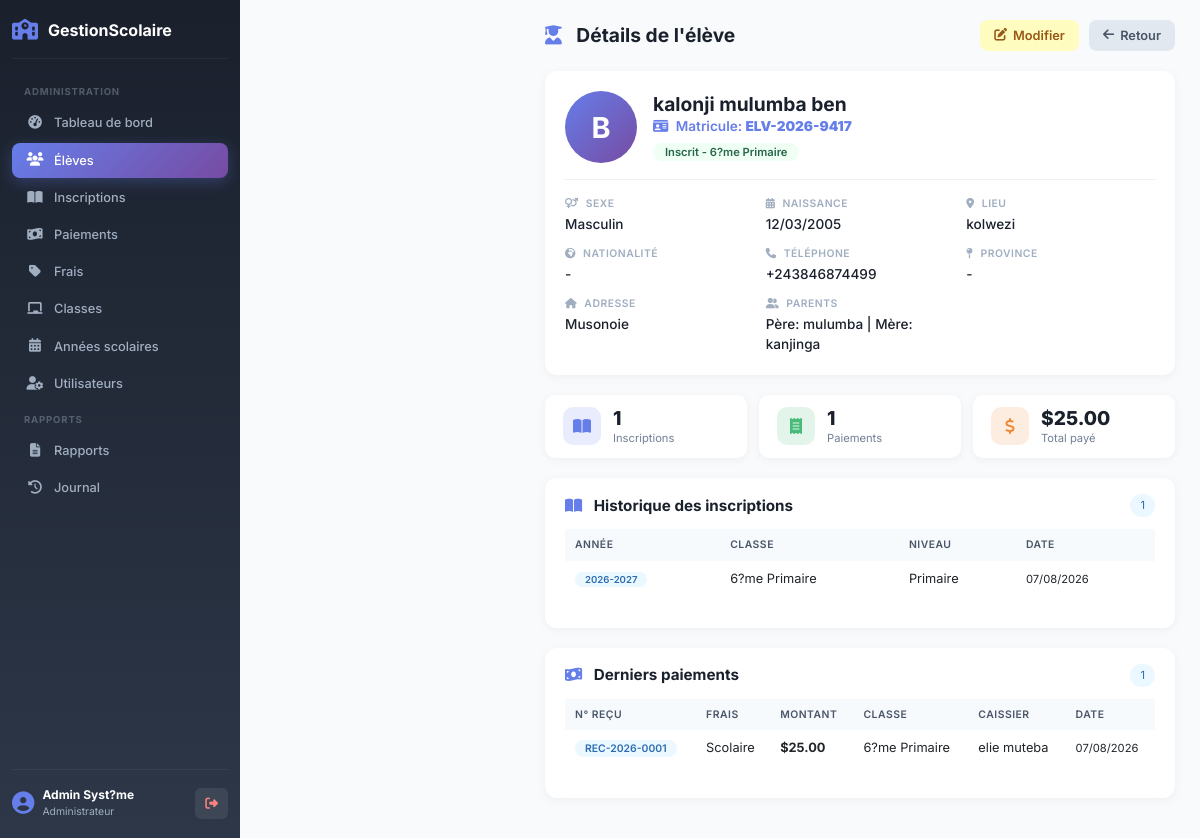
Screenshot of /admin/eleves/voir.php?id=1 (signed in) with the database file from the repository.
### tables this page shows
CREATE TABLE `eleves` (
  `idEleve` int(11) NOT NULL,
  `matricule` varchar(30) NOT NULL,
  `nom` varchar(100) NOT NULL,
  `postNom` varchar(100) DEFAULT NULL,
  `prenom` varchar(100) DEFAULT NULL,
  `lieuNaissance` varchar(100) DEFAULT NULL,
  `sexe` enum('M','F') DEFAULT NULL,
  `dateNaissance` date DEFAULT NULL,
  `adresse` varchar(255) DEFAULT NULL,
  `telephone` varchar(20) DEFAULT NULL,
  `nomPere` varchar(100) DEFAULT NULL,
  `nomMere` varchar(100) DEFAULT NULL,
  `motDePasse` varchar(255) DEFAULT NULL,
  `idUtilisateur` int(11) DEFAULT NULL
);

CREATE TABLE `inscriptions` (
  `idInscription` int(11) NOT NULL,
  `idEleve` int(11) NOT NULL,
  `idClasse` int(11) NOT NULL,
  `idAnnee` int(11) NOT NULL,
  `dateInscription` date NOT NULL,
  `statut` enum('Actif','Termin?') DEFAULT 'Actif'
);

CREATE TABLE `classes` (
  `idClasse` int(11) NOT NULL,
  `nomClasse` varchar(50) NOT NULL,
  `idNiveau` int(11) NOT NULL
);

CREATE TABLE `annees_scolaires` (
  `idAnnee` int(11) NOT NULL,
  `libelle` varchar(20) NOT NULL,
  `annee` varchar(20) DEFAULT NULL,
  `active` tinyint(1) DEFAULT 1
);

CREATE TABLE `niveaux` (
  `idNiveau` int(11) NOT NULL,
  `nomNiveau` varchar(50) NOT NULL,
  `description` text DEFAULT NULL
);

CREATE TABLE `paiements` (
  `idPaiement` int(11) NOT NULL,
  `idInscription` int(11) NOT NULL,
  `idFrais` int(11) NOT NULL,
  `mois` enum('Septembre','Octobre','Novembre','D?cembre','Janvier','F?vrier','Mars','Avril','Mai','Juin','Juillet') DEFAULT NULL,
  `montantPaye` decimal(10,2) NOT NULL,
  `datePaiement` datetime DEFAULT current_timestamp(),
  `idCaissier` int(11) NOT NULL,
  `numeroRecu` varchar(50) DEFAULT NULL
);

CREATE TABLE `frais` (
  `idFrais` int(11) NOT NULL,
  `libelle` varchar(100) NOT NULL,
  `montant` decimal(10,2) NOT NULL,
  `typeFrais` enum('Inscription','Mensualit?','Autre') NOT NULL,
  `idAnnee` int(11) NOT NULL,
  `idNiveau` int(11) DEFAULT NULL,
  `statut` enum('Actif','Inactif') DEFAULT 'Actif'
);

CREATE TABLE `utilisateurs` (
  `idUtilisateur` int(11) NOT NULL,
  `nom` varchar(100) NOT NULL,
  `postNom` varchar(100) DEFAULT NULL,
  `prenom` varchar(100) DEFAULT NULL,
  `sexe` enum('M','F') DEFAULT NULL,
  `telephone` varchar(20) DEFAULT NULL,
  `email` varchar(100) DEFAULT NULL,
  `username` varchar(50) NOT NULL,
  `motDePasse` varchar(255) NOT NULL,
  `idRole` int(11) NOT NULL,
  `statut` enum('Actif','Inactif') DEFAULT 'Actif'
);

### admin/eleves/voir.php (the view, shortened to what the rows shown need)
<?php
$db = db();
$idEleve = isset($_GET['id']) ? intval($_GET['id']) : 0;
$stmt = $db->prepare("
    SELECT e.*,
           (SELECT COUNT(*) FROM inscriptions i WHERE i.idEleve = e.idEleve) as nb_inscriptions,
           (SELECT COUNT(*) FROM paiements p
            JOIN inscriptions i ON p.idInscription = i.idInscription
            WHERE i.idEleve = e.idEleve) as nb_paiements,
           (SELECT SUM(p.montantPaye) FROM paiements p
            JOIN inscriptions i ON p.idInscription = i.idInscription
            WHERE i.idEleve = e.idEleve) as total_paye,
           (SELECT COUNT(*) FROM inscriptions i WHERE i.idEleve = e.idEleve AND i.idAnnee = (SELECT idAnnee FROM annees_scolaires WHERE active = 1)) as est_inscrit
    FROM eleves e
    WHERE e.idEleve = :id
");
$stmt->execute(['id' => $idEleve]);
$eleve = $stmt->fetch();
$stmt = $db->prepare("
    SELECT i.*, c.nomClasse, n.nomNiveau, a.libelle as annee
    FROM inscriptions i
    JOIN classes c ON i.idClasse = c.idClasse
    JOIN niveaux n ON c.idNiveau = n.idNiveau
    JOIN annees_scolaires a ON i.idAnnee = a.idAnnee
    WHERE i.idEleve = :id
    ORDER BY i.idAnnee DESC
");
$stmt->execute(['id' => $idEleve]);
$inscriptions = $stmt->fetchAll();
$stmt = $db->prepare("
    SELECT p.*, f.libelle as frais_libelle, c.nomClasse, a.libelle as annee,
           u.nom as caissier_nom, u.prenom as caissier_prenom
    FROM paiements p
    JOIN inscriptions i ON p.idInscription = i.idInscription
    JOIN frais f ON p.idFrais = f.idFrais
    JOIN classes c ON i.idClasse = c.idClasse
    JOIN annees_scolaires a ON i.idAnnee = a.idAnnee
    JOIN utilisateurs u ON p.idCaissier = u.idUtilisateur
    WHERE i.idEleve = :id
    ORDER BY p.datePaiement DESC
    LIMIT 10
");
$stmt->execute(['id' => $idEleve]);
$paiements = $stmt->fetchAll();
$stmt = $db->prepare("
    SELECT i.*, c.nomClasse, n.nomNiveau
    FROM inscriptions i
    JOIN classes c ON i.idClasse = c.idClasse
    JOIN niveaux n ON c.idNiveau = n.idNiveau
    WHERE i.idEleve = :id
    AND i.idAnnee = (SELECT idAnnee FROM annees_scolaires WHERE active = 1)
    LIMIT 1
");
$stmt->execute(['id' => $idEleve]);
$inscription_active = $stmt->fetch();
include __DIR__ . '/../../includes/header.php';
?>
<div class="app-layout">
    <div class="main-content">
        <div class="page-header">
            <h2>
                <i class="fas fa-user-graduate"></i>
                Détails de l'élève
            </h2>
        </div>
        <div class="profile-card">
            <div class="profile-header">
                <div class="profile-avatar">
                    <?php echo strtoupper(substr($eleve['prenom'] ?? 'E', 0, 1)); ?>
                </div>
                <div class="profile-info">
                    <h3><?php echo htmlspecialchars($eleve['nom'] . ' ' . ($eleve['postNom'] ?? '') . ' ' . $eleve['prenom']); ?></h3>
                    <div class="matricule">
                        <i class="fas fa-id-card me-1"></i>
                        Matricule: <strong><?php echo htmlspecialchars($eleve['matricule']); ?></strong>
                    </div>
                    <div class="statut">
                        <?php
                            $est_inscrit = $eleve['est_inscrit'] ?? 0;
                            $classe_actuelle = $inscription_active ? $inscription_active['nomClasse'] : 'Non inscrit';
                        ?>
                        <span class="badge-statut <?php echo $est_inscrit > 0 ? 'actif' : 'inactif'; ?>">
                            <?php if ($est_inscrit > 0): ?>
                                Inscrit - <?php echo htmlspecialchars($classe_actuelle); ?>
                            <?php else: ?>
                                Non inscrit
                            <?php endif; ?>
                        </span>
                    </div>
                </div>
            </div>
            <div class="profile-details">
                <div class="detail-item">
                    <span class="label"><i class="fas fa-calendar-alt me-1"></i> Naissance</span>
                    <span class="value"><?php echo $eleve['dateNaissance'] ? date('d/m/Y', strtotime($eleve['dateNaissance'])) : '-'; ?></span>
                </div>
                <div class="detail-item">
                    <span class="label"><i class="fas fa-map-marker-alt me-1"></i> Lieu</span>
                    <span class="value"><?php echo htmlspecialchars($eleve['lieuNaissance'] ?? '-'); ?></span>
                </div>
                <div class="detail-item">
                    <span class="label"><i class="fas fa-phone me-1"></i> Téléphone</span>
                    <span class="value"><?php echo htmlspecialchars($eleve['telephone'] ?? '-'); ?></span>
                </div>
                <div class="detail-item">
                    <span class="label"><i class="fas fa-home me-1"></i> Adresse</span>
                    <span class="value"><?php echo htmlspecialchars($eleve['adresse'] ?? '-'); ?></span>
                </div>
            </div>
        </div>
        <div class="widget">
            <div class="table-responsive">
                <table class="table table-custom">
                    <thead>
                        <tr>
                            <th>Année</th>
                            <th>Classe</th>
                            <th>Niveau</th>
                            <th>Date</th>
                        </tr>
                    </thead>
                    <tbody>
                        <?php if (empty($inscriptions)): ?>
                            <tr>
                                <td colspan="4">
                                    <div class="empty-state">
                                        <i class="fas fa-book"></i>
                                        <p>Aucune inscription</p>
                                    </div>
                                </td>
                            </tr>
                        <?php else: ?>
                            <?php foreach ($inscriptions as $insc): ?>
                                <tr>
                                    <td><span class="badge-annee"><?php echo htmlspecialchars($insc['annee']); ?></span></td>
                                    <td><?php echo htmlspecialchars($insc['nomClasse']); ?></td>
                                    <td><?php echo htmlspecialchars($insc['nomNiveau']); ?></td>
                                    <td><small><?php echo date('d/m/Y', strtotime($insc['dateInscription'] ?? 'now')); ?></small></td>
                                </tr>
                            <?php endforeach; ?>
                        <?php endif; ?>
                    </tbody>
                </table>
            </div>
        </div>
        <div class="widget">
            <div class="table-responsive">
                <table class="table table-custom">
                    <thead>
                        <tr>
                            <th>N° Reçu</th>
                            <th>Frais</th>
                            <th>Montant</th>
                            <th>Classe</th>
                            <th>Caissier</th>
                            <th>Date</th>
                        </tr>
                    </thead>
                    <tbody>
                        <?php if (empty($paiements)): ?>
                            <tr>
                                <td colspan="6">
                                    <div class="empty-state">
                                        <i class="fas fa-inbox"></i>
                                        <p>Aucun paiement</p>
                                    </div>
                                </td>
                            </tr>
                        <?php else: ?>
                            <?php foreach ($paiements as $p): ?>
                                <tr>
                                    <td><span class="badge-recu"><?php echo htmlspecialchars($p['numeroRecu'] ?? 'N/A'); ?></span></td>
                                    <td><?php echo htmlspecialchars($p['frais_libelle']); ?></td>
                                    <td><strong>$<?php echo number_format($p['montantPaye'], 2); ?></strong></td>
                                    <td><?php echo htmlspecialchars($p['nomClasse']); ?></td>
                                    <td><?php echo htmlspecialchars($p['caissier_nom'] . ' ' . $p['caissier_prenom']); ?></td>
                                    <td><small><?php echo date('d/m/Y', strtotime($p['datePaiement'])); ?></small></td>
                                </tr>
                            <?php endforeach; ?>
                        <?php endif; ?>
                    </tbody>
                </table>
            </div>
        </div>
        <?php include __DIR__ . '/../../includes/footer.php'; ?>
</body>
</html>

### rows the page displays
eleves: prenom "B", nom+postNom+prenom "kalonji mulumba ben", matricule "ELV-2026-9417", dateNaissance "12/03/2005", lieuNaissance "kolwezi", telephone "+243846874499", adresse "Musonoie"
inscriptions: idClasse.nomClasse "6?me Primaire", idAnnee.libelle "2026-2027", niveaux.nomNiveau "Primaire", dateInscription "07/08/2026"
paiements: numeroRecu "REC-2026-0001", idFrais.libelle "Scolaire", montantPaye "25.00", classes.nomClasse "6?me Primaire", idCaissier.prenom "elie muteba", datePaiement "07/08/2026"

### other values shown
$_SESSION['nom'] "Admin"
$_SESSION['prenom'] "Syst?me"
$_SESSION['role'] "Administrateur"
$eleve['nationalite'] "-"
$eleve['province'] "-"
implode(' | ', $parents) "Père: mulumba | Mère: kanjinga"
count($inscriptions) "1"
$eleve['nb_paiements'] "1"
$eleve['total_paye'] "25.00"
count($paiements) "1"
